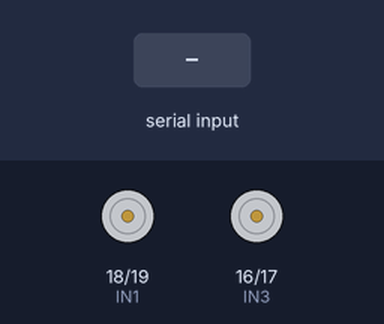
Simulated run of this sketch. Board: ESP32. Shown: motor-driver pin pairs drawn as motors (green arrow = first pin HIGH = forward, orange = second pin HIGH = backward, longer = more drive, scaled by the enable pin). Inputs (shaded band) come from the test bench. Nothing arrives over Bluetooth unless stated; what the sketch prints to the serial monitor is not drawn.

Above: at 1.2 s.
1.3 s: "F" received over the second serial link
At 1.6 s:
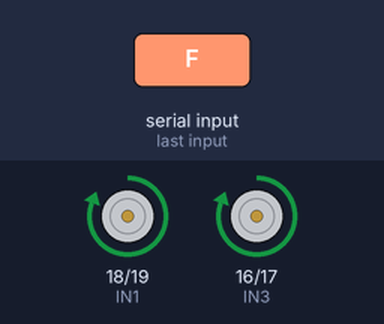
2.8 s: "B" received over the second serial link
At 3.9 s:
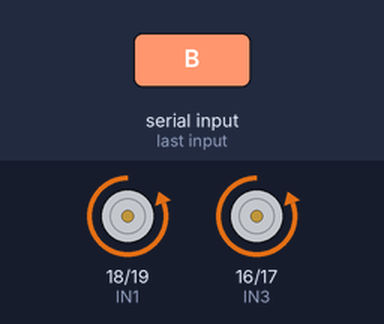
4.3 s: "L" received over the second serial link
At 5.1 s:
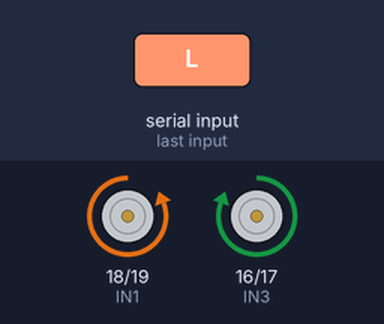
5.8 s: "R" received over the second serial link
At 6.2 s:
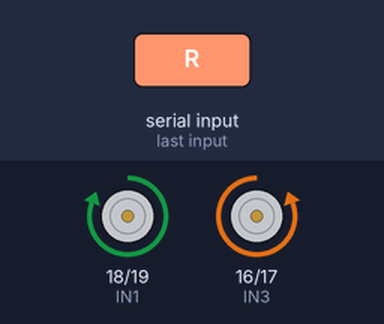
7.3 s: "S" received over the second serial link
At 8.5 s:
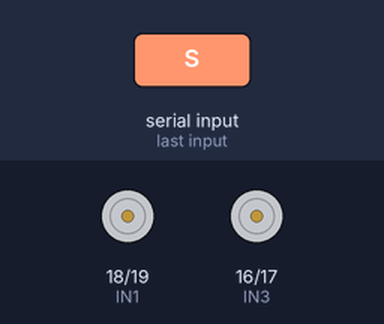
Timing chart, 0 to 9.8 s (numbered marks = the images above; inputs shaded):
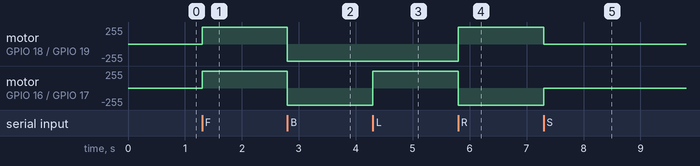

The sketch:

ESP32_Bluetooth_Car.ino
```cpp
#include "BluetoothSerial.h"

BluetoothSerial SerialBT;

// Motor A
const int IN1 = 18;
const int IN2 = 19;
const int ENA = 23;

// Motor B
const int IN3 = 16;
const int IN4 = 17;
const int ENB = 22;

void setup() {
  Serial.begin(115200);

  SerialBT.begin("ESP32_Car");
  Serial.println("Bluetooth device is ready to pair.");

  pinMode(IN1, OUTPUT);
  pinMode(IN2, OUTPUT);
  pinMode(IN3, OUTPUT);
  pinMode(IN4, OUTPUT);
  pinMode(ENA, OUTPUT);
  pinMode(ENB, OUTPUT);

  stopCar();
}

void loop() {
  if (SerialBT.available()) {
    char command = SerialBT.read();

    switch (command) {
      case 'F':
        forward();
        break;

      case 'B':
        backward();
        break;

      case 'L':
        left();
        break;

      case 'R':
        right();
        break;

      case 'S':
        stopCar();
        break;

      default:
        stopCar();
        break;
    }
  }
}

void enableMotors() {
  digitalWrite(ENA, HIGH);
  digitalWrite(ENB, HIGH);
}

void forward() {
  enableMotors();

  digitalWrite(IN1, HIGH);
  digitalWrite(IN2, LOW);

  digitalWrite(IN3, HIGH);
  digitalWrite(IN4, LOW);
}

void backward() {
  enableMotors();

  digitalWrite(IN1, LOW);
  digitalWrite(IN2, HIGH);

  digitalWrite(IN3, LOW);
  digitalWrite(IN4, HIGH);
}

void left() {
  enableMotors();

  digitalWrite(IN1, LOW);
  digitalWrite(IN2, HIGH);

  digitalWrite(IN3, HIGH);
  digitalWrite(IN4, LOW);
}

void right() {
  enableMotors();

  digitalWrite(IN1, HIGH);
  digitalWrite(IN2, LOW);

  digitalWrite(IN3, LOW);
  digitalWrite(IN4, HIGH);
}

void stopCar() {
  digitalWrite(ENA, LOW);
  digitalWrite(ENB, LOW);

  digitalWrite(IN1, LOW);
  digitalWrite(IN2, LOW);
  digitalWrite(IN3, LOW);
  digitalWrite(IN4, LOW);
}
```

Measured:
- after the input at 1.3 s, motor on GPIO 18 (IN1) / GPIO 19 (IN2), motor on GPIO 16 (IN3) / GPIO 17 (IN4): stopped → forward 255/255 at once
- after the input at 2.8 s, motor on GPIO 18 (IN1) / GPIO 19 (IN2), motor on GPIO 16 (IN3) / GPIO 17 (IN4): forward 255/255 → backward 255/255 at once
- after the input at 4.3 s, motor on GPIO 16 (IN3) / GPIO 17 (IN4): backward 255/255 → forward 255/255 at once
- after the input at 5.8 s, motor on GPIO 18 (IN1) / GPIO 19 (IN2): backward 255/255 → forward 255/255 at once; motor on GPIO 16 (IN3) / GPIO 17 (IN4): forward 255/255 → backward 255/255 at once
- after the input at 7.3 s, motor on GPIO 18 (IN1) / GPIO 19 (IN2): forward 255/255 → stopped at once; motor on GPIO 16 (IN3) / GPIO 17 (IN4): backward 255/255 → stopped at once
